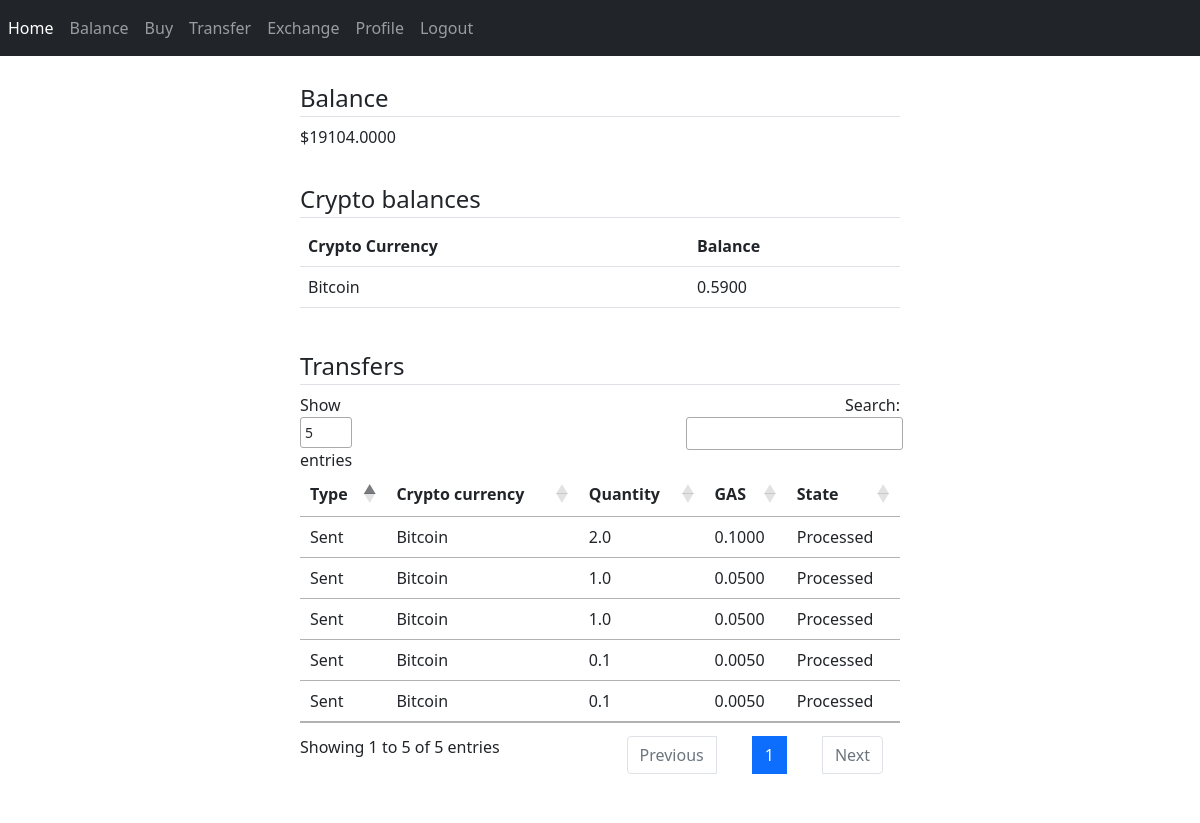
The app's page /balance (signed in) with its own data.
### CryptoExchange/models/dbmodels.py (models this page shows, shortened)
class User(db.Model, UserMixin):
    id = db.Column(db.Integer, primary_key=True)
    first_name = db.Column(db.String(20), nullable=False)
    last_name = db.Column(db.String(20), nullable=False)
    address = db.Column(db.String(20), nullable=False)
    city = db.Column(db.String(20), nullable=False)
    country = db.Column(db.String(20), nullable=False)
    phone = db.Column(db.String(15), nullable=False, unique=True)
    email = db.Column(db.String(120), nullable=False, unique=True)
    password = db.Column(db.String(60), nullable=False)
    verified = db.Column(db.Boolean, default=False, nullable=False)
    balance = db.Column(db.Float, default=0, nullable=False)
    sent_transactions = db.relationship('Transactions', backref='sender',
                                        foreign_keys="Transactions.sender_id", lazy=True)
    recv_transactions = db.relationship('Transactions', backref='receiver',
                                        foreign_keys="Transactions.receiver_id", lazy=True)

class Transactions(db.Model):
    id = db.Column(db.Integer, primary_key=True)
    sender_id = db.Column(db.Integer, db.ForeignKey('user.id'), nullable=False)
    receiver_id = db.Column(db.Integer, db.ForeignKey('user.id'), nullable=False)
    transaction_hash = db.Column(db.String(64), nullable=False, default='0')
    crypto = db.Column(db.String(60), nullable=False)
    quantity = db.Column(db.Float, nullable=False)
    gas_percentage = db.Column(db.Float, nullable=False)
    gas = db.Column(db.Float, nullable=False)
    state = db.Column(db.Enum(TransactionState), nullable=False, default=TransactionState.IN_PROCESS)
    date_started = db.Column(db.DateTime, nullable=False, default=datetime.utcnow)

### CryptoExchange/controllers/routes.py (the view)
@app.route('/balance')
@login_required
def balance():
    if not current_user.verified:
        return redirect(url_for('profile_activation'))
    account_balance = current_user.balance
    crypto_balance = get_user_crypto_balance(current_user.id)
    transfers = Transactions.query.filter(((Transactions.sender_id == current_user.id)
                                           | (Transactions.receiver_id == current_user.id))
                                          & (Transactions.sender_id != Transactions.receiver_id)).all()
    return render_template('balance.html', title='Balance',
                           balance=account_balance,
                           crypto_balance=crypto_balance,
                           transfer=transfers)

### CryptoExchange/models/dbmodels.py (called while the page is built)
@login_manager.user_loader
def load_user(user_id):
    return User.query.get(int(user_id))

### CryptoExchange/templates/balance.html (shortened to what this page needs)
{% extends "layout.html" %}
{% block content %}
    <div style="margin: 0 auto; width: 50%;">
        <br/>
        <div style="container-fluid">
            <legend class="border-bottom mb-2">Balance</legend>
            <p class="mb-2">${{ "{:.4f}".format(balance) }}</p>
            <br/>
        </div>
        <div style="container-fluid">
            <legend class="border-bottom mb-2">Crypto balances</legend>
            <table class="table table-hover">
                <tr>
                    <th>Crypto Currency</th>
                    <th>Balance</th>
                </tr>
            {% for key, value in crypto_balance.items() %}
                <tr>
                    <td>{{ key }}</td>
                    <td>{{ "{:.4f}".format(value) }}</td>
                </tr>
            {% endfor %}
            </table>
        </div>
        <br/>
        <div style="container-fluid">
            <legend class="border-bottom mb-2">Transfers</legend>
            <table id="data" class="table table-hover">
                <thead>
                <tr>
                    <th>Type</th>
                    <th>Crypto currency</th>
                    <th>Quantity</th>
                    <th>GAS</th>
                    <th>State</th>
                </tr>
                </thead>
                <tbody>
                {% for item in transfer %}
                    <tr>
                        {% if item.receiver_id == current_user.id and item.sender_id == current_user.id %}
                        <td>Bought</td>
                        {% elif item.sender_id == current_user.id %}
                        <td>Sent</td>
                        {% elif item.receiver_id == current_user.id %}
                        <td>Received</td>
                        {% endif %}
                        <td>{{ item.crypto }}</td>
                        <td>{{ item.quantity }}</td>
                        <td>{{ "{:.4f}".format(item.gas) }}</td>
                        <td>{{ item.state.value }}</td>
                    </tr>
                {% endfor %}
                </tbody>
            </table>
        </div>
    </div>
{% endblock content %}

### records on screen
User: balance "19104.0000"
Transactions: crypto "Bitcoin", value "0.5900"
Transactions: shows "Sent", crypto "Bitcoin", quantity "2.0", gas "0.1000", state.value "Processed"
Transactions: shows "Sent", crypto "Bitcoin", quantity "1.0", gas "0.0500", state.value "Processed"
Transactions: shows "Sent", crypto "Bitcoin", quantity "1.0", gas "0.0500", state.value "Processed"
Transactions: shows "Sent", crypto "Bitcoin", quantity "0.1", gas "0.0050", state.value "Processed"
Transactions: shows "Sent", crypto "Bitcoin", quantity "0.1", gas "0.0050", state.value "Processed"
